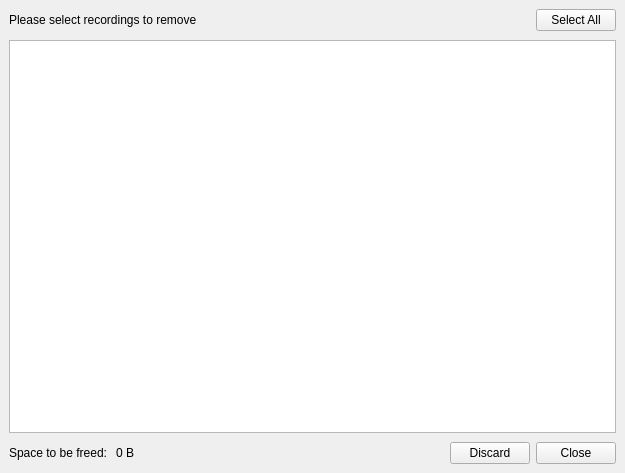
<?xml version="1.0" encoding="UTF-8"?>
<ui version="4.0">
 <author>
    SPDX-FileCopyrightText: none
    SPDX-License-Identifier: GPL-3.0-or-later
  </author>
 <class>RecorderSnapshotsManager</class>
 <widget class="QWidget" name="RecorderSnapshotsManager">
  <property name="geometry">
   <rect>
    <x>0</x>
    <y>0</y>
    <width>625</width>
    <height>473</height>
   </rect>
  </property>
  <property name="windowTitle">
   <string>Clean up Recordings</string>
  </property>
  <layout class="QGridLayout" name="gridLayout">
   <property name="leftMargin">
    <number>0</number>
   </property>
   <property name="topMargin">
    <number>0</number>
   </property>
   <property name="rightMargin">
    <number>0</number>
   </property>
   <property name="bottomMargin">
    <number>0</number>
   </property>
   <item row="0" column="0">
    <widget class="QStackedWidget" name="stackedWidget">
     <property name="currentIndex">
      <number>1</number>
     </property>
     <widget class="QWidget" name="pageProgress">
      <layout class="QHBoxLayout" name="horizontalLayout_3" stretch="0,1,0">
       <property name="leftMargin">
        <number>0</number>
       </property>
       <property name="topMargin">
        <number>0</number>
       </property>
       <property name="rightMargin">
        <number>0</number>
       </property>
       <property name="bottomMargin">
        <number>0</number>
       </property>
       <item>
        <spacer name="horizontalSpacer_2">
         <property name="orientation">
          <enum>Qt::Horizontal</enum>
         </property>
         <property name="sizeHint" stdset="0">
          <size>
           <width>118</width>
           <height>20</height>
          </size>
         </property>
        </spacer>
       </item>
       <item>
        <layout class="QVBoxLayout" name="verticalLayout_2" stretch="1,0,0,0,1">
         <property name="spacing">
          <number>9</number>
         </property>
         <item>
          <spacer name="verticalSpacer">
           <property name="orientation">
            <enum>Qt::Vertical</enum>
           </property>
           <property name="sizeType">
            <enum>QSizePolicy::Preferred</enum>
           </property>
           <property name="sizeHint" stdset="0">
            <size>
             <width>20</width>
             <height>178</height>
            </size>
           </property>
          </spacer>
         </item>
         <item>
          <widget class="QLabel" name="labelProgress">
           <property name="sizePolicy">
            <sizepolicy hsizetype="Preferred" vsizetype="Fixed">
             <horstretch>0</horstretch>
             <verstretch>0</verstretch>
            </sizepolicy>
           </property>
           <property name="text">
            <string>Scanning…</string>
           </property>
           <property name="alignment">
            <set>Qt::AlignCenter</set>
           </property>
          </widget>
         </item>
         <item>
          <widget class="QProgressBar" name="progressScanning">
           <property name="maximum">
            <number>0</number>
           </property>
           <property name="value">
            <number>-1</number>
           </property>
          </widget>
         </item>
         <item>
          <layout class="QHBoxLayout" name="horizontalLayout_4">
           <item>
            <spacer name="horizontalSpacer">
             <property name="orientation">
              <enum>Qt::Horizontal</enum>
             </property>
             <property name="sizeHint" stdset="0">
              <size>
               <width>40</width>
               <height>20</height>
              </size>
             </property>
            </spacer>
           </item>
           <item>
            <widget class="QPushButton" name="buttonCancel">
             <property name="text">
              <string>Cancel</string>
             </property>
            </widget>
           </item>
           <item>
            <spacer name="horizontalSpacer_4">
             <property name="orientation">
              <enum>Qt::Horizontal</enum>
             </property>
             <property name="sizeHint" stdset="0">
              <size>
               <width>40</width>
               <height>20</height>
              </size>
             </property>
            </spacer>
           </item>
          </layout>
         </item>
         <item>
          <spacer name="verticalSpacer_2">
           <property name="orientation">
            <enum>Qt::Vertical</enum>
           </property>
           <property name="sizeType">
            <enum>QSizePolicy::Preferred</enum>
           </property>
           <property name="sizeHint" stdset="0">
            <size>
             <width>20</width>
             <height>178</height>
            </size>
           </property>
          </spacer>
         </item>
        </layout>
       </item>
       <item>
        <spacer name="horizontalSpacer_3">
         <property name="orientation">
          <enum>Qt::Horizontal</enum>
         </property>
         <property name="sizeHint" stdset="0">
          <size>
           <width>118</width>
           <height>20</height>
          </size>
         </property>
        </spacer>
       </item>
      </layout>
     </widget>
     <widget class="QWidget" name="pageSelection">
      <layout class="QVBoxLayout" name="verticalLayout">
       <property name="spacing">
        <number>9</number>
       </property>
       <item>
        <layout class="QHBoxLayout" name="horizontalLayout">
         <item>
          <widget class="QLabel" name="label">
           <property name="sizePolicy">
            <sizepolicy hsizetype="Expanding" vsizetype="Preferred">
             <horstretch>0</horstretch>
             <verstretch>0</verstretch>
            </sizepolicy>
           </property>
           <property name="text">
            <string>Please select recordings to remove</string>
           </property>
          </widget>
         </item>
         <item>
          <widget class="QPushButton" name="buttonSelectAll">
           <property name="text">
            <string>Select All</string>
           </property>
          </widget>
         </item>
        </layout>
       </item>
       <item>
        <widget class="QTreeView" name="treeDirectories">
         <property name="editTriggers">
          <set>QAbstractItemView::NoEditTriggers</set>
         </property>
         <property name="showDropIndicator" stdset="0">
          <bool>false</bool>
         </property>
         <property name="alternatingRowColors">
          <bool>true</bool>
         </property>
         <property name="selectionMode">
          <enum>QAbstractItemView::MultiSelection</enum>
         </property>
         <property name="iconSize">
          <size>
           <width>80</width>
           <height>80</height>
          </size>
         </property>
         <property name="rootIsDecorated">
          <bool>false</bool>
         </property>
         <property name="uniformRowHeights">
          <bool>true</bool>
         </property>
         <property name="itemsExpandable">
          <bool>false</bool>
         </property>
         <property name="sortingEnabled">
          <bool>true</bool>
         </property>
         <property name="allColumnsShowFocus">
          <bool>true</bool>
         </property>
         <property name="wordWrap">
          <bool>true</bool>
         </property>
         <attribute name="headerDefaultSectionSize">
          <number>110</number>
         </attribute>
        </widget>
       </item>
       <item>
        <layout class="QHBoxLayout" name="horizontalLayout_2">
         <item>
          <widget class="QLabel" name="labelSpaceTitle">
           <property name="text">
            <string>Space to be freed:</string>
           </property>
          </widget>
         </item>
         <item>
          <widget class="QLabel" name="labelSpace">
           <property name="sizePolicy">
            <sizepolicy hsizetype="Expanding" vsizetype="Preferred">
             <horstretch>0</horstretch>
             <verstretch>0</verstretch>
            </sizepolicy>
           </property>
           <property name="text">
            <string>0 B</string>
           </property>
          </widget>
         </item>
         <item>
          <widget class="QDialogButtonBox" name="buttonBox">
           <property name="standardButtons">
            <set>QDialogButtonBox::Close|QDialogButtonBox::Discard</set>
           </property>
          </widget>
         </item>
        </layout>
       </item>
      </layout>
     </widget>
    </widget>
   </item>
  </layout>
 </widget>
 <tabstops>
  <tabstop>treeDirectories</tabstop>
  <tabstop>buttonSelectAll</tabstop>
  <tabstop>buttonCancel</tabstop>
 </tabstops>
 <resources/>
 <connections/>
</ui>
